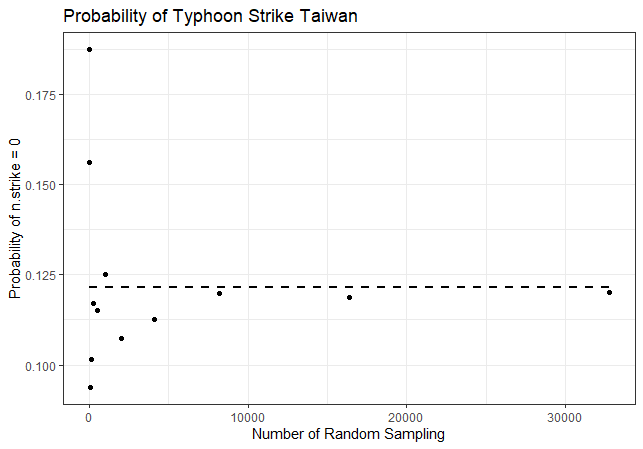

Generate this figure with R:
# File: 109550178-黃昱翰-ch8-Probability.R
# Course: Ch8.R.Probability
# Author: 黃昱翰
# Date: 2021-12-06
#(1)
n.typhoon<-20
p = 0.1
pro.t <-(1-p)^n.typhoon
pro.t

#(2)
set.seed(1)
n<-8
n.typhoon<-20
m<-0
pp<-0
for (i in 1:n) {
  n.strike<-0
  for (j in 1:n.typhoon) {
    num<-sample(0:99,1)
    if(num<=09){
      n.strike=n.strike+1
    }
  }
  if(n.strike==0) m<-m+1
}
cat(m,'of',n,'are results of number of non-strike typhoon','\n')
pp <- m/8
cat(pp, ' is computed probability', 'Sample number is ', n, '\n')

#(3)
set.seed(1)
n<-2^15
n.typhoon<-20
m<-0
k<-0
count<-0
amount<-0
for (i in 1:n) {
  n.strike<-0
  for (j in 1:n.typhoon) {
    number<-sample(0:99,1)
    if(number<=09){
      n.strike=n.strike+1
    }
  }
  if(n.strike==0){
    m<-m+1
  } 
  if(i==2^4||i==2^5||i==2^6||i==2^7||i==2^8||i==2^9||i==2^10||i==2^11||i==2^12||i==2^13||i==2^14||i==2^15){
    k<-k+1
    count[k] <- m
    amount[k] <- i
  }
}
pro<-0
pro <- count/amount

p = 0.1
pro.t <-(1-p)^n.typhoon

title <- paste("Probability of Typhoon Strike Taiwan")
lpx <- c(2^3,2^15)
lpy <- c(pro.t,pro.t)
data.line <- data.frame(x=lpx, y=lpy)
library(ggplot2)
data <- data.frame(x=amount, y=pro)
ggplot(data = data, aes(x,y))+
  geom_point()+
  labs(title = title,
       x = "Number of Random Sampling",
       y = "Probability of n.strike = 0")+
  geom_line(data = data.line, aes(x,y),
            linetype = 2,
            color = "black",
            size = 1.)+
  theme_bw()
